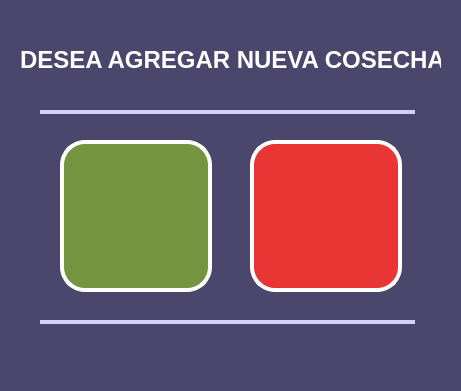
       <widget class="QWidget" name="nuevaCosecha_widget" native="true">
        <property name="geometry">
         <rect>
          <x>20</x>
          <y>260</y>
          <width>461</width>
          <height>391</height>
         </rect>
        </property>
        <property name="styleSheet">
         <string notr="true">background-color: rgb(74, 70, 108);
 border-radius: 10px; </string>
        </property>
        <widget class="QPushButton" name="NuevaCosecha_Btn">
         <property name="geometry">
          <rect>
           <x>60</x>
           <y>140</y>
           <width>152</width>
           <height>152</height>
          </rect>
         </property>
         <property name="font">
          <font>
           <pointsize>24</pointsize>
          </font>
         </property>
         <property name="styleSheet">
          <string notr="true">QPushButton {

        background-color: #749540;
		color: white;
        border-radius: 25px; 
        padding: 10px; 
		border: 4px solid white;
       width: 142px;
       height: 142px;
    }
</string>
         </property>
         <property name="text">
          <string/>
         </property>
         <property name="icon">
          <iconset resource="../resources/resources.qrc">
           <normaloff>:/images/iconos/botones/check_svg2.svg</normaloff>:/images/iconos/botones/check_svg2.svg</iconset>
         </property>
         <property name="iconSize">
          <size>
           <width>136</width>
           <height>136</height>
          </size>
         </property>
        </widget>
        <widget class="QLabel" name="label_13">
         <property name="geometry">
          <rect>
           <x>40</x>
           <y>320</y>
           <width>375</width>
           <height>4</height>
          </rect>
         </property>
         <property name="styleSheet">
          <string notr="true">QLabel {
       background-color: rgb(213, 209, 248);
       border-radius: 20px;
       padding: 10px; 
    }</string>
         </property>
         <property name="text">
          <string/>
         </property>
        </widget>
        <widget class="QLabel" name="AgregarNuevaCosecha_Lbl">
         <property name="geometry">
          <rect>
           <x>20</x>
           <y>40</y>
           <width>421</width>
           <height>41</height>
          </rect>
         </property>
         <property name="styleSheet">
          <string notr="true">background-color: rgb(74, 70, 108);
color: white;  
font-family: &quot;Segoe UI&quot;;
font-size: 28px;
font-weight: 650; 



</string>
         </property>
         <property name="text">
          <string>&lt;html&gt;&lt;head/&gt;&lt;body&gt;&lt;p&gt;&lt;span style=&quot; font-size:18pt; color:#ffffff;&quot;&gt;DESEA AGREGAR  NUEVA COSECHA?&lt;/span&gt;&lt;/p&gt;&lt;/body&gt;&lt;/html&gt;</string>
         </property>
        </widget>
        <widget class="QPushButton" name="FinalizarCosecha_Btn">
         <property name="geometry">
          <rect>
           <x>250</x>
           <y>140</y>
           <width>152</width>
           <height>152</height>
          </rect>
         </property>
         <property name="font">
          <font>
           <pointsize>24</pointsize>
          </font>
         </property>
         <property name="styleSheet">
          <string notr="true">

QPushButton {

        background-color: #EA3535;
		color: white;
        border-radius: 25px; 
        padding: 10px; 
		border: 4px solid white;
       width: 142px;
       height: 142px;
    }</string>
         </property>
         <property name="text">
          <string/>
         </property>
         <property name="icon">
          <iconset resource="../resources/resources.qrc">
           <normaloff>:/images/iconos/botones/ticket_svg1.svg</normaloff>:/images/iconos/botones/ticket_svg1.svg</iconset>
         </property>
         <property name="iconSize">
          <size>
           <width>116</width>
           <height>116</height>
          </size>
         </property>
        </widget>
        <widget class="QLabel" name="label_20">
         <property name="geometry">
          <rect>
           <x>40</x>
           <y>110</y>
           <width>375</width>
           <height>4</height>
          </rect>
         </property>
         <property name="styleSheet">
          <string notr="true">QLabel {
       background-color: rgb(213, 209, 248);
       border-radius: 20px;
       padding: 10px; 
    }</string>
         </property>
         <property name="text">
          <string/>
         </property>
        </widget>
       </widget>
